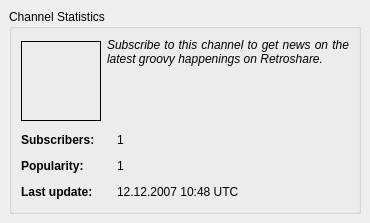
<ui version="4.0" >
 <class>ChannelStatsDialog</class>
 <widget class="QDialog" name="ChannelStatsDialog" >
  <property name="geometry" >
   <rect>
    <x>0</x>
    <y>0</y>
    <width>370</width>
    <height>223</height>
   </rect>
  </property>
  <property name="windowTitle" >
   <string>Channel Statistics</string>
  </property>
  <property name="windowIcon" >
   <iconset resource="../images.qrc" >:/images/channels.png</iconset>
  </property>
  <layout class="QGridLayout" >
   <property name="margin" >
    <number>9</number>
   </property>
   <property name="spacing" >
    <number>6</number>
   </property>
   <item row="0" column="0" >
    <widget class="QGroupBox" name="groupBox" >
     <property name="title" >
      <string>Channel Statistics</string>
     </property>
     <layout class="QGridLayout" >
      <property name="margin" >
       <number>9</number>
      </property>
      <property name="spacing" >
       <number>6</number>
      </property>
      <item row="0" column="0" >
       <layout class="QHBoxLayout" >
        <property name="margin" >
         <number>0</number>
        </property>
        <property name="spacing" >
         <number>6</number>
        </property>
        <item>
         <widget class="QLabel" name="ChannelStatsDialog" >
          <property name="sizePolicy" >
           <sizepolicy>
            <hsizetype>0</hsizetype>
            <vsizetype>0</vsizetype>
            <horstretch>0</horstretch>
            <verstretch>0</verstretch>
           </sizepolicy>
          </property>
          <property name="minimumSize" >
           <size>
            <width>80</width>
            <height>80</height>
           </size>
          </property>
          <property name="frameShape" >
           <enum>QFrame::Box</enum>
          </property>
          <property name="text" >
           <string/>
          </property>
          <property name="pixmap" >
           <pixmap resource="../images.qrc" >:/images/rstray3.png</pixmap>
          </property>
          <property name="scaledContents" >
           <bool>true</bool>
          </property>
          <property name="alignment" >
           <set>Qt::AlignLeading|Qt::AlignLeft|Qt::AlignTop</set>
          </property>
          <property name="margin" >
           <number>5</number>
          </property>
         </widget>
        </item>
        <item>
         <widget class="QLabel" name="commentLabel" >
          <property name="sizePolicy" >
           <sizepolicy>
            <hsizetype>5</hsizetype>
            <vsizetype>5</vsizetype>
            <horstretch>0</horstretch>
            <verstretch>0</verstretch>
           </sizepolicy>
          </property>
          <property name="font" >
           <font>
            <italic>true</italic>
           </font>
          </property>
          <property name="text" >
           <string>Subscribe to this channel to get news on the latest groovy happenings on Retroshare.</string>
          </property>
          <property name="alignment" >
           <set>Qt::AlignJustify|Qt::AlignTop</set>
          </property>
          <property name="wordWrap" >
           <bool>true</bool>
          </property>
          <property name="margin" >
           <number>5</number>
          </property>
         </widget>
        </item>
       </layout>
      </item>
      <item row="3" column="0" >
       <layout class="QGridLayout" >
        <property name="margin" >
         <number>0</number>
        </property>
        <property name="spacing" >
         <number>6</number>
        </property>
        <item row="0" column="0" >
         <widget class="QLabel" name="label_6" >
          <property name="sizePolicy" >
           <sizepolicy>
            <hsizetype>0</hsizetype>
            <vsizetype>0</vsizetype>
            <horstretch>0</horstretch>
            <verstretch>0</verstretch>
           </sizepolicy>
          </property>
          <property name="minimumSize" >
           <size>
            <width>90</width>
            <height>20</height>
           </size>
          </property>
          <property name="font" >
           <font>
            <weight>75</weight>
            <bold>true</bold>
           </font>
          </property>
          <property name="text" >
           <string>Last update:</string>
          </property>
         </widget>
        </item>
        <item row="0" column="1" >
         <widget class="QLabel" name="lastUpdateValue" >
          <property name="sizePolicy" >
           <sizepolicy>
            <hsizetype>5</hsizetype>
            <vsizetype>0</vsizetype>
            <horstretch>0</horstretch>
            <verstretch>0</verstretch>
           </sizepolicy>
          </property>
          <property name="minimumSize" >
           <size>
            <width>140</width>
            <height>0</height>
           </size>
          </property>
          <property name="text" >
           <string>12.12.2007 10:48 UTC</string>
          </property>
         </widget>
        </item>
       </layout>
      </item>
      <item row="2" column="0" >
       <layout class="QHBoxLayout" >
        <property name="margin" >
         <number>0</number>
        </property>
        <property name="spacing" >
         <number>6</number>
        </property>
        <item>
         <widget class="QLabel" name="label_4" >
          <property name="sizePolicy" >
           <sizepolicy>
            <hsizetype>5</hsizetype>
            <vsizetype>0</vsizetype>
            <horstretch>0</horstretch>
            <verstretch>0</verstretch>
           </sizepolicy>
          </property>
          <property name="minimumSize" >
           <size>
            <width>90</width>
            <height>20</height>
           </size>
          </property>
          <property name="font" >
           <font>
            <weight>75</weight>
            <bold>true</bold>
           </font>
          </property>
          <property name="text" >
           <string>Popularity:</string>
          </property>
         </widget>
        </item>
        <item>
         <widget class="QLabel" name="popularityValue" >
          <property name="sizePolicy" >
           <sizepolicy>
            <hsizetype>5</hsizetype>
            <vsizetype>0</vsizetype>
            <horstretch>0</horstretch>
            <verstretch>0</verstretch>
           </sizepolicy>
          </property>
          <property name="text" >
           <string>1</string>
          </property>
         </widget>
        </item>
        <item>
         <spacer>
          <property name="orientation" >
           <enum>Qt::Horizontal</enum>
          </property>
          <property name="sizeHint" >
           <size>
            <width>40</width>
            <height>20</height>
           </size>
          </property>
         </spacer>
        </item>
       </layout>
      </item>
      <item row="1" column="0" >
       <layout class="QHBoxLayout" >
        <property name="margin" >
         <number>0</number>
        </property>
        <property name="spacing" >
         <number>6</number>
        </property>
        <item>
         <widget class="QLabel" name="label_2" >
          <property name="sizePolicy" >
           <sizepolicy>
            <hsizetype>5</hsizetype>
            <vsizetype>0</vsizetype>
            <horstretch>0</horstretch>
            <verstretch>0</verstretch>
           </sizepolicy>
          </property>
          <property name="minimumSize" >
           <size>
            <width>90</width>
            <height>20</height>
           </size>
          </property>
          <property name="font" >
           <font>
            <weight>75</weight>
            <bold>true</bold>
           </font>
          </property>
          <property name="text" >
           <string>Subscribers:</string>
          </property>
         </widget>
        </item>
        <item>
         <widget class="QLabel" name="subscribersValue" >
          <property name="sizePolicy" >
           <sizepolicy>
            <hsizetype>5</hsizetype>
            <vsizetype>0</vsizetype>
            <horstretch>0</horstretch>
            <verstretch>0</verstretch>
           </sizepolicy>
          </property>
          <property name="text" >
           <string>1</string>
          </property>
         </widget>
        </item>
        <item>
         <spacer>
          <property name="orientation" >
           <enum>Qt::Horizontal</enum>
          </property>
          <property name="sizeHint" >
           <size>
            <width>40</width>
            <height>20</height>
           </size>
          </property>
         </spacer>
        </item>
       </layout>
      </item>
     </layout>
    </widget>
   </item>
  </layout>
 </widget>
 <resources>
  <include location="../images.qrc" />
 </resources>
 <connections/>
</ui>
